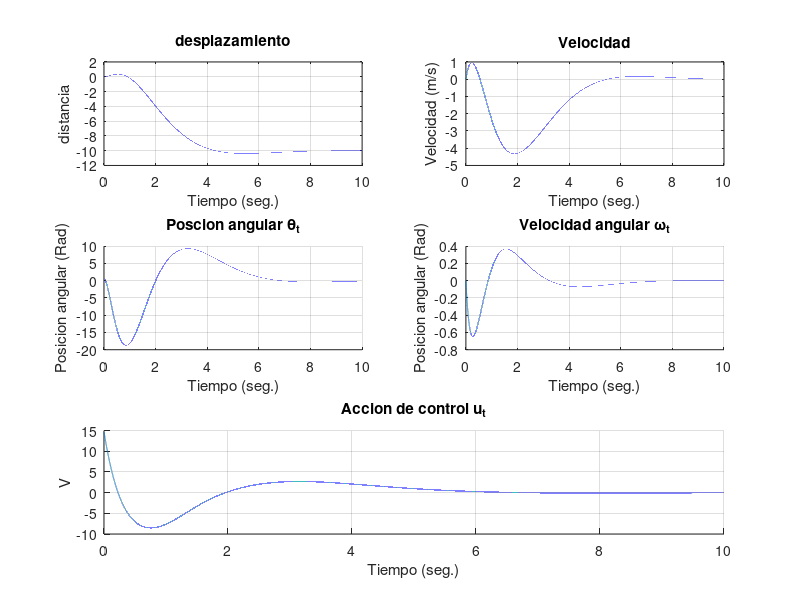

MATLAB code for this plot:
clc; clear all; close all;

%Ítem [3] Calcular un controlador que haga evolucionar al péndulo en el equilibrio inestable, 
% partiendo de una condición inicial nula en el desplazamiento y termine en -10 metros manteniendo 
% la vertical. Determinar el ángulo máximo que puede alejarse de la vertical en t=0 para que el sistema 
% cumpla el objetivo de control.


m=.1;
Fricc=0.1; 
l=1.6;
g=9.8;
M=1.5;

% Matrices del sistema linealizado
A=[0 1 0 0;0 -Fricc/M -m*g/M 0; 0 0 0 1; 0 Fricc/(l*M) g*(m+M)/(l*M) 0];
B=[0; 1/M; 0; -1/(l*M)];
C=[1 0 0 0]; 

%Diseño con LQR
Q=1*diag([10 .01 10 1]);    R=5;

%Construcción del Hamiltoniano para el cálculo del controlador
Ha=[A -B*inv(R)*B'; -Q -A'];
[n,va]=size(Ha);
[autovectores,autovalores]=eig(Ha);
MX1X2=[];% obtenemos [M PM]

%Extraigo autovalores negativos
for i=1:1:length(autovalores)
    if (real(autovalores(i,i)))<0
        MX1X2=[MX1X2 autovectores(:,i)];
    end
end    

MX1=MX1X2(1:n/2,:);%M
MX2=MX1X2(n/2+1:end,:);%PM
P=real(MX2*inv(MX1));%P=PMinv(M)

%Calculo de K
K=inv(R)*B'*P;

% K2=lqr(A, B, Q, R) con esta funcion calculo el controlador sin ningun
% calculo adicional o complejo

%Referencia distinta de cero
G=-inv(C*inv(A-B*K)*B);

%Simulación del control:
h=10^-4;%paso
tsim=10; %tiempo de simulacion
t=0:h:(tsim-h);

%Referencia
setpoint_distancia=-10; % la distancia de desplazamiento es -10m 
ref_ang=0;%Idealmente simpre esta en equilibrio inestable

%condiciones iniciales
delta(1)=0;        %x1
delta_p(1)=0;      %x2
theta(1)=0.01;        %x3
theta_p(1)=0;      %x4

estados=[delta(1);
        delta_p(1);
        theta(1);
        theta_p(1)];

Xop=[0 0 0 0]';
x=[delta(1) delta_p(1) theta(1) theta_p(1)]';
theta_pp=0;
for i=1:round(tsim/h)
    
    u(i) = -K*estados+setpoint_distancia*G;
    %Variables del sistema lineal
    delta(i)= x(1);
    delta_p(i)= x(2);
    theta(i)= x(3);
    theta_p(i)= x(4);
    
    %Sistema lineal
%     xp=A*x+B*u1(i);
%     x=x+h*xp;
    
    %Sistema no lineal
    delta_pp=(u(i)-Fricc*x(2)-m*l*theta_pp*cos(x(3)-Xop(3))+m*l*sin(x(3)-Xop(3))*x(4)^2)/(M+m);
    theta_pp=(g*sin(x(3)-Xop(3))-delta_pp*cos(x(3)-Xop(3)))/l;
    
    x_p_1=x(2);
    x_p_2=delta_pp;
    x_p_3=x(4);
    x_p_4=theta_pp;
    xp=[x_p_1;x_p_2;x_p_3;x_p_4];
    x=x+h*xp;
    
    estados=[delta(i);
        delta_p(i);
        theta(i);
        theta_p(i)];
end    
    
    
subplot(3, 2, 1);
plot(t,delta);
title('desplazamiento');
xlabel('Tiempo (seg.)');
ylabel('distancia');
grid on;

subplot(3, 2, 2);
plot(t,delta_p);
title('Velocidad');
xlabel('Tiempo (seg.)');
ylabel('Velocidad (m/s)');
grid on;

subplot(3, 2, 3);
hold on
plot(t,theta*(180/pi));
hold off
title('Poscion angular \theta_t');
xlabel('Tiempo (seg.)');
ylabel('Posicion angular (Rad)');
grid on;

subplot(3, 2, 4);
hold on
plot(t,theta_p);
hold off
title('Velocidad angular \omega_t');
xlabel('Tiempo (seg.)');
ylabel('Posicion angular (Rad)');
grid on;

subplot(3, 1, 3);
hold on
plot(t,u);
hold off
title('Accion de control u_t');
xlabel('Tiempo (seg.)');
ylabel('V');
grid on;